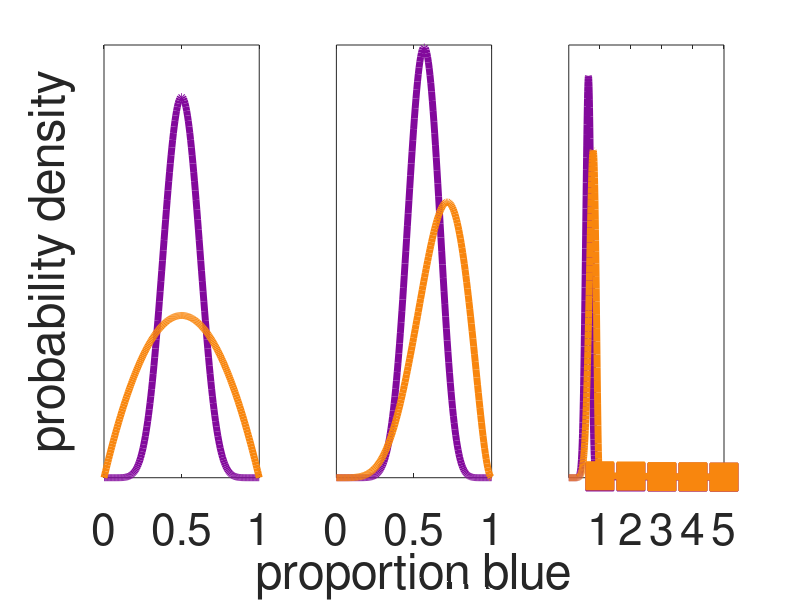

Here is the MATLAB script that generated this plot:
% figure example inference
%clear all

% narrow prior
Nblue = [4 1 4 1 6];
Nred = [1 0 1 0 3];

alpha=10;
beta=10;

beta_sam = linspace(0,1,200);

% uncertainty trajectories (wide, narrow)
sd_traj = nan(2,length(Nblue));

for i = 1:length(Nblue)
    
    y=betapdf(beta_sam,alpha,beta);
    
    if i == 1
        subplot(1,3,1)
        h=plot(beta_sam,y,'r-','LineWidth',5)
        ylabel('probability density')
        set(h, 'Color', '#82099c')
        set(gca,'FontSize',32)
        xticks(0:0.5:1)
        yticks([])
        hold on
        
    elseif i == 2
        subplot(1,3,2)
        h=plot(beta_sam,y,'r-','LineWidth',5)
        xlabel('proportion blue')
        set(h, 'Color', '#82099c')
        set(gca,'FontSize',32)
        xticks(0:0.5:1)
        yticks([])
        hold on
        
    elseif i == 5
        subplot(1,3,3)
        h=plot(beta_sam,y,'r-','LineWidth',5)
        set(h, 'Color', '#82099c')
        set(gca,'FontSize',32)
        xticks(0:0.5:1)
        yticks([])
        hold on
        
    end
    
    alpha=alpha+Nblue(i);
    beta=beta+Nred(i);
    
    sd_traj(1,i)=(alpha*beta)/((alpha+beta)^2*(alpha+beta+1));
    
end

%saveas(gcf,'narrow_prior_example.jpg')

% wide observer
Nblue = [4 1 4 1 6];
Nred = [1 0 1 0 3];

alpha=2;
beta=2;

beta_sam = linspace(0,1,200);

for i = 1:length(Nblue)
    
    y=betapdf(beta_sam,alpha,beta);
    
    if i == 1
        subplot(1,3,1)
        h=plot(beta_sam,y,'b-','LineWidth',5)
        ylabel('probability density')
        set(h, 'Color', '#f8860e')
        set(gca,'FontSize',32)
        xticks(0:0.5:1)
        yticks([])
        
    elseif i == 2
        subplot(1,3,2)
        h=plot(beta_sam,y,'b-','LineWidth',5)
        xlabel('proportion blue')
        set(h, 'Color', '#f8860e')
        set(gca,'FontSize',32)
        xticks(0:0.5:1)
        yticks([])
        
    elseif i == 5
        subplot(1,3,3)
        h=plot(beta_sam,y,'b-','LineWidth',5)
        set(h, 'Color', '#f8860e')
        set(gca,'FontSize',32)
        xticks(0:0.5:1)
        yticks([])
        
    end
    
    alpha=alpha+Nblue(i);
    beta=beta+Nred(i);
    
    sd_traj(2,i)=(alpha*beta)/((alpha+beta)^2*(alpha+beta+1));
    
end

% saveas(gcf,'ideal_narrow_example.svg')
% close all

%% plot sd traj

h=plot(1:size(sd_traj,2),sd_traj(1,:),'square','LineWidth',1)
set(h, 'Color', '#82099c')
set(h, 'MarkerSize', 20)
set(h, 'MarkerFaceColor', '#82099c')
hold on

h=plot(1:size(sd_traj,2),sd_traj(1,:),'-','LineWidth',5)
set(h, 'Color', '#82099c')

h=plot(1:size(sd_traj,2),sd_traj(2,:),'square','LineWidth',1)
set(h, 'Color', '#f8860e')
set(h, 'MarkerSize', 20)
set(h, 'MarkerFaceColor', '#f8860e')

h=plot(1:size(sd_traj,2),sd_traj(2,:),'-','LineWidth',5)
set(h, 'Color', '#f8860e')

xticks(1:length(Nblue))
set(gca,'FontSize',32)

hold off

% saveas(gcf,'sd_traj_example.svg')